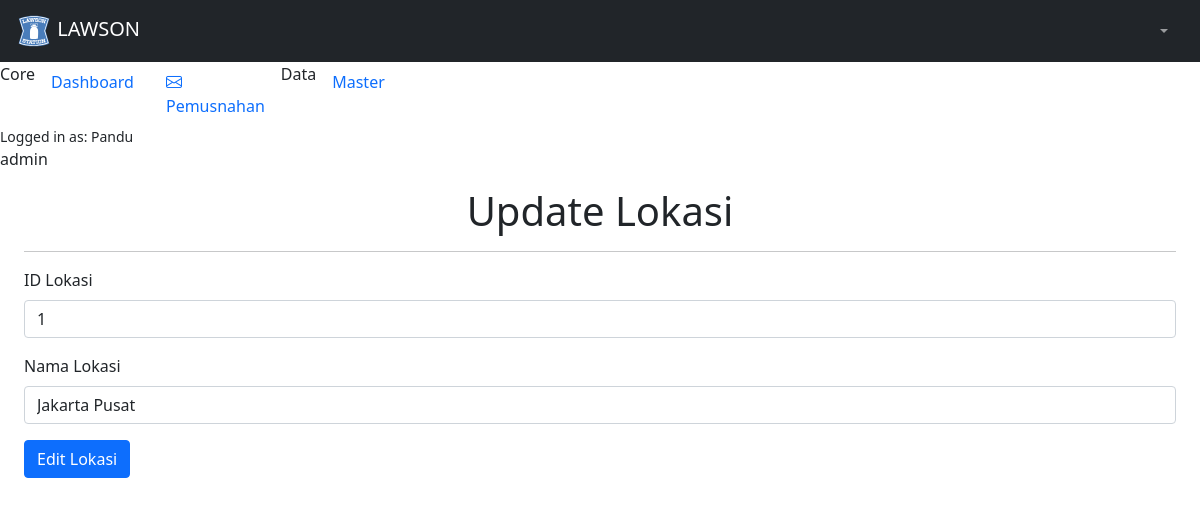
/edit_lokasi.php?id_lokasi=1 (signed in), run on the app's committed database.
### tables this page shows
CREATE TABLE `karyawan` (
  `nip` varchar(10) NOT NULL,
  `nama_lengkap` char(100) NOT NULL,
  `jenis_kelamin` varchar(10) NOT NULL,
  `email` varchar(50) NOT NULL
);

CREATE TABLE `user` (
  `id_user` int(11) NOT NULL,
  `username` varchar(25) NOT NULL,
  `password` varchar(25) NOT NULL,
  `level` varchar(15) NOT NULL,
  `nip` varchar(10) NOT NULL
);

CREATE TABLE `lokasi` (
  `id_lokasi` varchar(3) NOT NULL,
  `nama_lokasi` char(50) NOT NULL
);

### functions.php (called while the page is built, shortened)
<?php
$koneksi = mysqli_connect("localhost","root","","lawson");
function query($query){
    global $koneksi;
    $result = mysqli_query($koneksi, $query);
    $rows = [];
    while ($row = mysqli_fetch_assoc($result)){
        $rows[] = $row;
    }
    return $rows;
}
?>

### edit_lokasi.php (the view, shortened to what this page needs)
<?php
$level = $_SESSION["level"];
$nip = $_SESSION["nip"];
require 'functions.php';
$id_lokasi = $_GET["id_lokasi"];
$lokasi = query("SELECT * from lokasi where id_lokasi = $id_lokasi")[0];
?>
<!DOCTYPE html>
<html lang="en">
<head>
    <link rel="stylesheet" href="assets/css/bootstrap.min.css">
    <link rel="stylesheet" href="assets/css/hovergambar.css">
    <link rel="stylesheet" href="https://cdn.jsdelivr.net/npm/bootstrap-icons@1.5.0/font/bootstrap-icons.css">
</head>
<body class="sb-nav-fixed">
<?php
    include 'templates/navbar.php';
    include 'templates/sidebar.php';
?>
        <div class="col py-3 mx-4">
            <h1 align="center" class="mb-3"> Update Lokasi </h1> <hr>
                <form action="" method="post">
                    <div class="mb-3">
                        <label for="id_lokasi" class="form-label">ID Lokasi</label>
                        <input type="number" class="form-control" id="id_lokasi" name="id_lokasi" value="<?= $lokasi["id_lokasi"]; ?>" required>
                    </div>
                    <div class="mb-3">
                        <label for="nama_lokasi" class="form-label">Nama Lokasi</label>
                        <input type="text" class="form-control" id="nama_lokasi" name="nama_lokasi" value="<?= $lokasi["nama_lokasi"];?>" required>
                    </div>
                    <button type="submit" class="btn btn-primary" name="edit">Edit Lokasi </button>
                </form>
            </div>
        </div>
</body>
</html>

### templates/sidebar.php (shortened to what this page needs)
<?php
$karyawan = query("SELECT * from karyawan inner join user on karyawan.nip = user.nip where karyawan.nip = '$nip' ")[0];
?>
<div id="layoutSidenav">
<div id="layoutSidenav_nav" class="d-print-none">
    <nav class="sb-sidenav accordion sb-sidenav-dark" id="sidenavAccordion">
        <div class="sb-sidenav-menu">
            <div class="nav">
                <div class="sb-sidenav-menu-heading">Core</div>
                <a class="nav-link" href="index.php">
                    Dashboard
                </a>
                <?php if ($level != 'support'):?>
                <a class="nav-link" href="pemusnahan.php">
                    <div class="sb-nav-link-icon"><i class="bi bi-envelope"></i></div>
                    Pemusnahan
                </a>
                <?php endif;?>
                <div class="sb-sidenav-menu-heading">Data</div>
                <a class="nav-link collapsed" href="#" data-bs-toggle="collapse" data-bs-target="#collapseLayouts" aria-expanded="false" aria-controls="collapseLayouts">
                    Master
                </a>
                <a class="nav-link" href="#">
                </a>
                <a class="nav-link" href="#">
                </a>
            </div>
        </div>
        <div class="sb-sidenav-footer">
            <div class="small">Logged in as: <?= $karyawan["nama_lengkap"];?></div>
            <?= $karyawan["level"];?>
        </div>
    </nav>
</div>

### data on the page
karyawan: nama_lengkap "Pandu", user.level "admin"
lokasi: id_lokasi "1", nama_lokasi "Jakarta Pusat"
